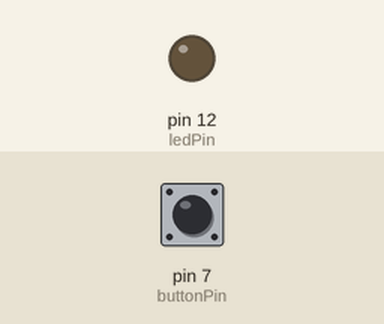
This sketch was run on a simulated Arduino Uno, built with avr-gcc and run on an emulated ATmega328P. On the bench: output pins drawn as LEDs (lit = HIGH). Inputs (shaded band) come from the test bench; at power-on: pin 7 (buttonPin) LOW.

Above: at 1.2 s.
1.3 s: pin 7 (buttonPin) pulled HIGH for 0.15 s
At 1.37 s:
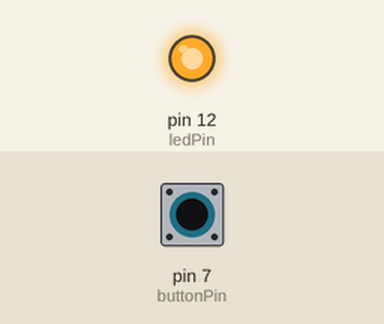
2.9 s: pin 7 (buttonPin) pulled HIGH for 3.2 s
At 7.1 s:
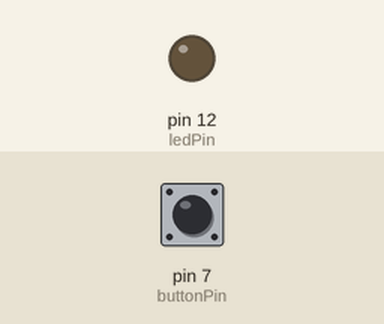
Timing chart, 0 to 8.6 s (numbered marks = the images above; inputs shaded):
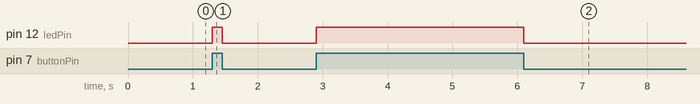

Measured:
- after the input at 1.3 s, pin 12 (ledPin): LOW → HIGH at once, → LOW 0.15 s later
- after the input at 2.9 s, pin 12 (ledPin): LOW → HIGH at once, → LOW 3.2 s later

The sketch:

_02_Button.ino
```cpp
int buttonPin = 7;          // the number of the pushbutton pin
int ledPin =  12;           // the number of the LED pin
int buttonState = 0;        // variable for reading the pushbutton status
void setup() {
pinMode(ledPin, OUTPUT);    // initialise the ledPin as an output:
pinMode(buttonPin, INPUT);  // initialise the buttonPin as an input:
}
void loop() {
buttonState = digitalRead(buttonPin);   // read the state of the pushbutton value:
if (buttonState == HIGH) {        // check if the pushbutton is pressed.
digitalWrite(ledPin, HIGH);       // turn LED on if the buttonState is HIGH:
} else {
digitalWrite(ledPin, LOW);        // turn LED off if the buttonState is LOW:
}
}
```
